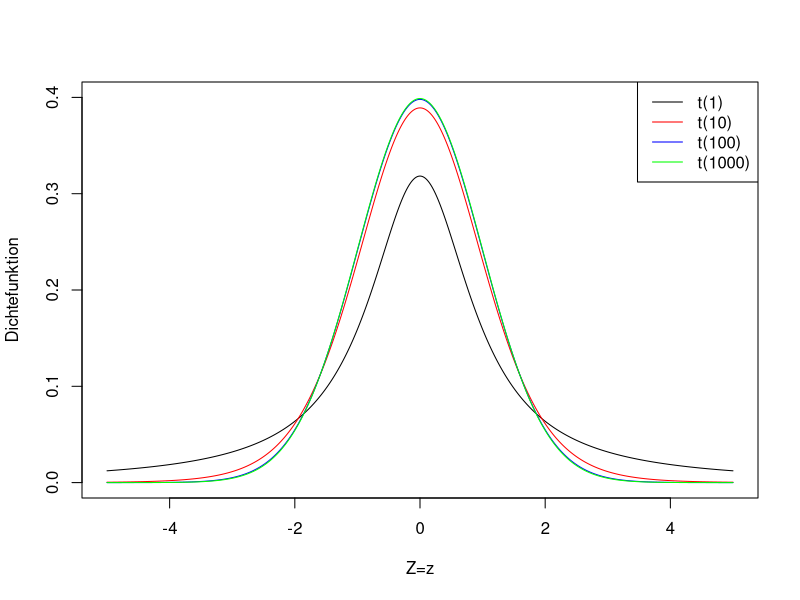
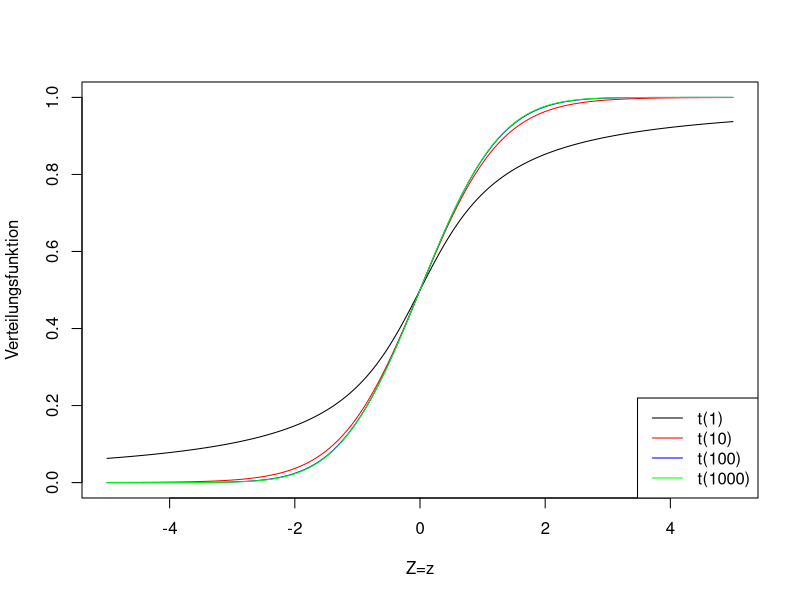
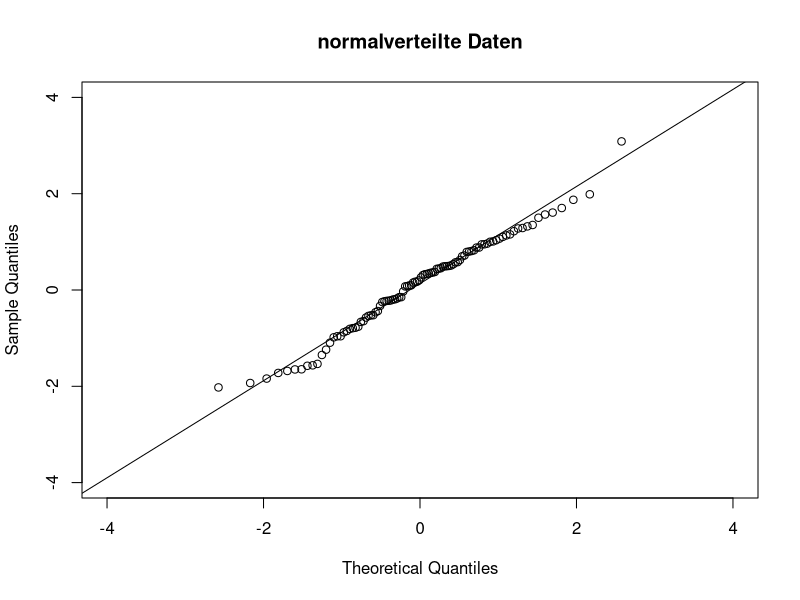
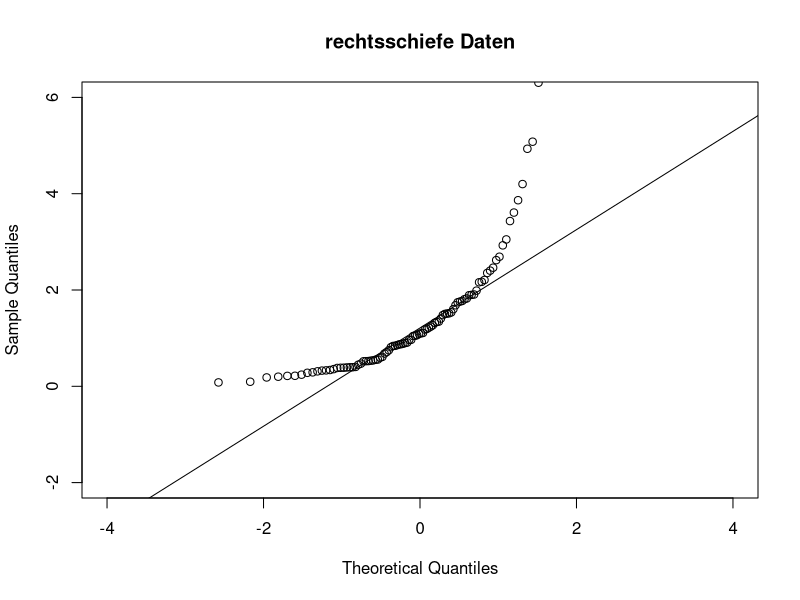
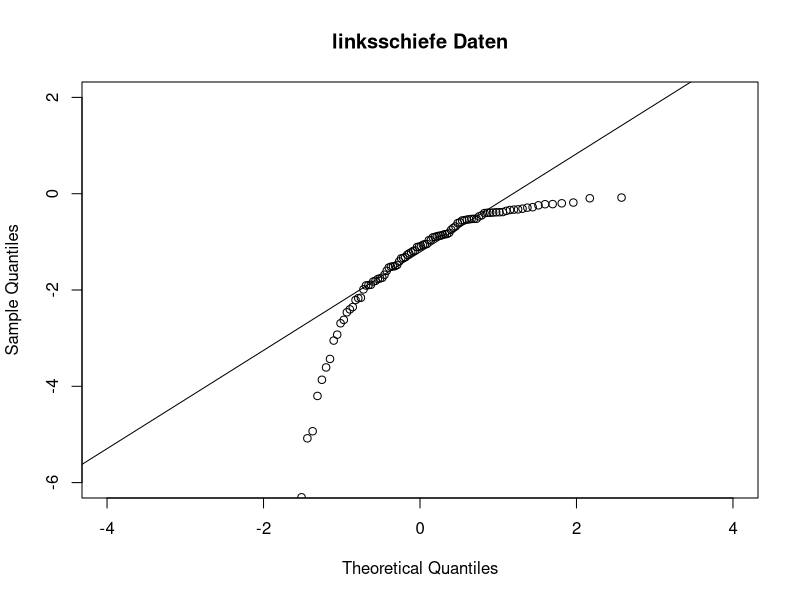
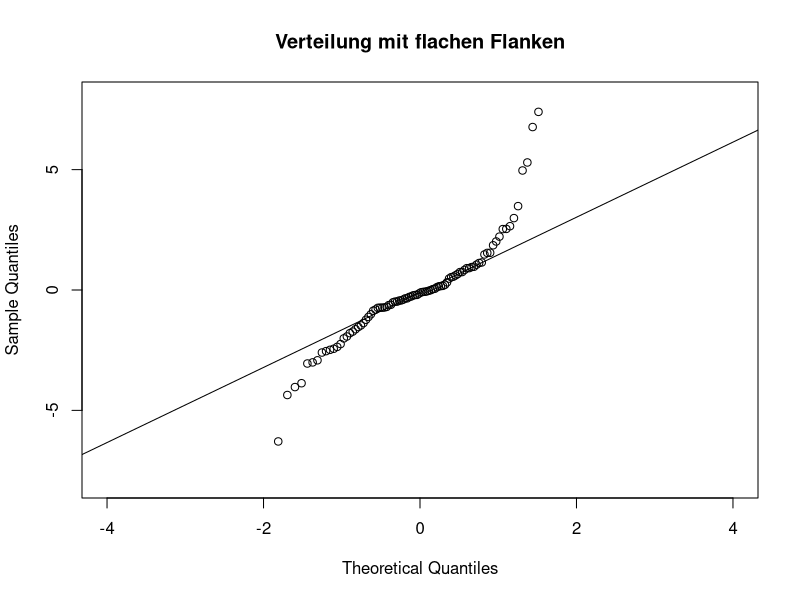

These charts were generated, in order, by the following R code:
## ---- chunk 1
# pdf
plot(seq(-5,5,0.01), dt(seq(-5,5,0.01), 1), ylim=c(0,0.4), type='l',
     xlab='Z=z', ylab='Dichtefunktion')
lines(seq(-5,5,0.01), dt(seq(-5,5,0.01), 10), col='red')
lines(seq(-5,5,0.01), dt(seq(-5,5,0.01), 100), col='blue')
lines(seq(-5,5,0.01), dt(seq(-5,5,0.01), 1000), col='green')
legend('topright', legend=c('t(1)', 't(10)', 't(100)', 't(1000)'),
       col=c('black', 'red', 'blue', 'green'), lty=1)
# cdf
plot(seq(-5,5,0.01), pt(seq(-5,5,0.01), 1), ylim=c(0,1), type='l',
     xlab='Z=z', ylab='Verteilungsfunktion')
lines(seq(-5,5,0.01), pt(seq(-5,5,0.01), 10), ylim=c(0,1), col='red')
lines(seq(-5,5,0.01), pt(seq(-5,5,0.01), 100), ylim=c(0,1), col='blue')
lines(seq(-5,5,0.01), pt(seq(-5,5,0.01), 1000), ylim=c(0,1), col='green')
legend('bottomright', legend=c('t(1)', 't(10)', 't(100)', 't(1000)'),
       col=c('black', 'red', 'blue', 'green'), lty=1)
## ---- chunk 2
# Paket laden, das für das Einlesen von xlsx gebraucht wird
library("readxl")
# Daten einlesen
# reisedat <- read_excel("data/Daten_Distanz_Stationen.xlsx")
reisedat <- read_excel("data/Daten_Distanz_Reisezeit_2021.xlsx")
# in Zahlen und data.frame umwandeln
reisedat <- as.data.frame(apply(reisedat, 2, as.numeric))
## ---- chunk 3
# 1) simuliere normalverteilte Daten
x_norm <- rnorm(100, 0, 1)
# QQ-Plot
qqnorm(x_norm, xlim = c(-4, 4), ylim = c(-4, 4), main='normalverteilte Daten')
qqline(x_norm)
# 2) simuliere rechtsschiefe Daten
x_right <- rlnorm(100, 0, 1)
# QQ-Plot
qqnorm(x_right, xlim = c(-4, 4), ylim = c(-2, 6), main='rechtsschiefe Daten')
qqline(x_right)
# 3) simuliere linksschiefe Daten
x_left <- -x_right
# QQ-Plot
qqnorm(x_left, xlim = c(-4, 4), ylim = c(-6, 2), main='linksschiefe Daten')
qqline(x_left)
# 4) simuliere Verteilung mit flachen Flanken
x_thick <- rcauchy(100, 0, 1)
# QQ-Plot
qqnorm(x_thick, xlim = c(-4, 4), ylim = c(-8, 8), main='Verteilung mit flachen Flanken')
qqline(x_thick)
